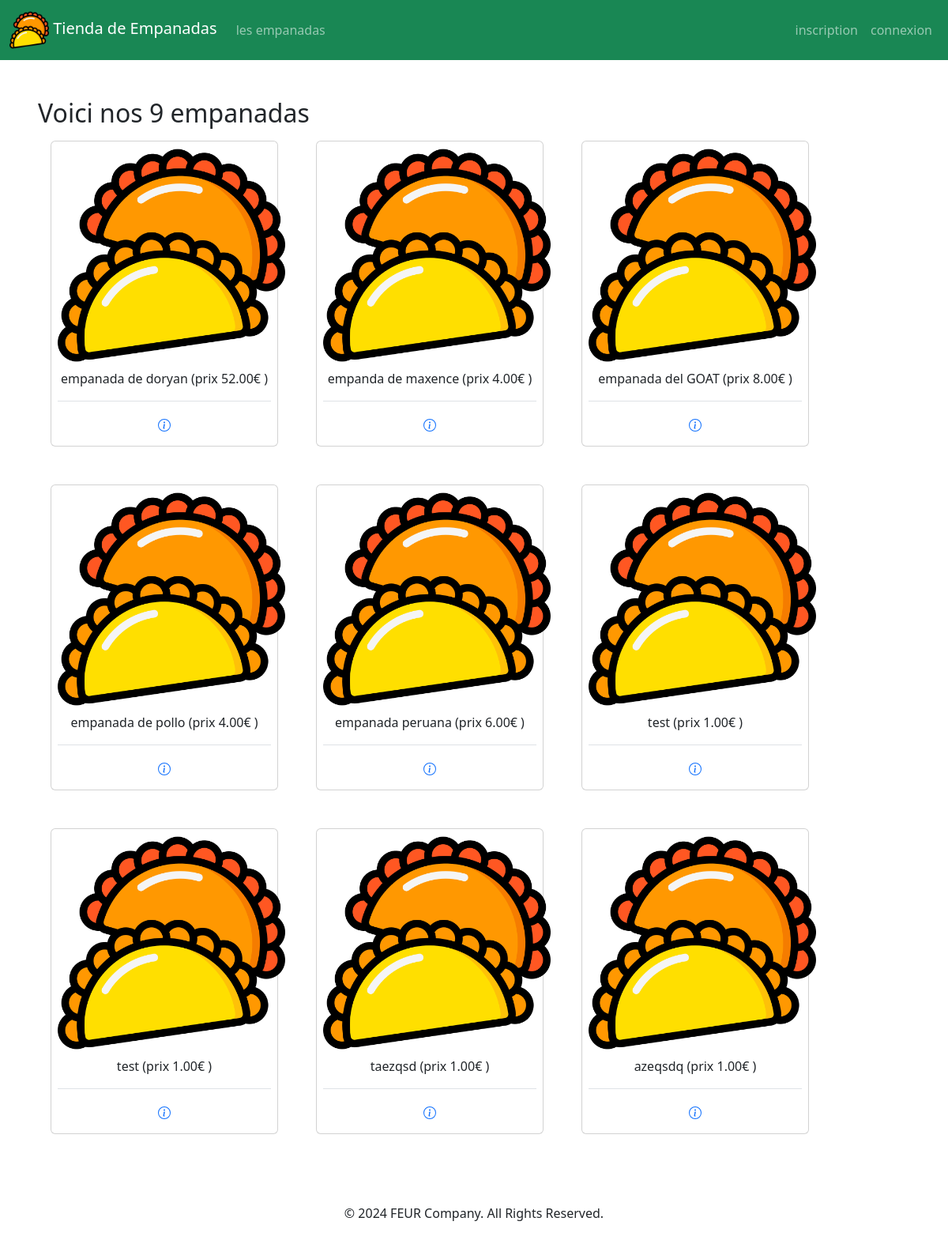
The page /empanadas/ on the database its author committed.
### empanadas/models.py (models this page shows)
class Empanada(models.Model):
    idEmpanada = models.AutoField( primary_key = True )
    nomEmpanada = models.CharField( max_length = 50 )
    prix = models.DecimalField( max_digits = 6, decimal_places = 2 )
    image = models.ImageField(default="imagesEmpanadas/default.png", upload_to='imagesEmpanadas/')
    def __str__(self) :
        return self.nomEmpanada + ' (prix ' + str(self.prix) + '€ )'

### empanadas/views.py (the view)
# urls.py: path( 'empanadas/', views.empanadas),
def empanadas(request):
    user = None
    lesEmpanadas = Empanada.objects.all()
    if request.user.is_authenticated:
        user = TiendaUser.objects.get(id=request.user.id)
    return render(
            request,
            'empanadas/empanadas.html',
            {
                'empanadas' : lesEmpanadas,
                'user' : user,
            }
    )

### empanadas/templates/empanadas/empanadas.html (shortened to what this page needs)
{% extends 'empanadas/base.html' %}
{% block main %}
<h2> Voici nos {{empanadas|length}} empanadas </h2>
<div class="row row-cols-3 g-3">
	{% for emp in empanadas %}
	<div class="card m-4" style="width: 18rem;">
		<img class="card-img-top" src="{{MEDIA_URL}}{{emp.image}}" style="width: 18rem;">
		<p class="text-center">
			{{emp}}
		</p>
		<div class="card-body d-flex flex-row justify-content-center border-top">
			<a class="mx-2" href="/empanadas/{{emp.idEmpanada}}">
			</a>
		</div>
	</div>
	{% endfor %}
</div>
{% endblock %}

### empanadas/static/empanadas/css/style.css (style rules this page uses)
body { overflow-x: hidden; }

### rows shown on the page
Empanada: image (placeholder picture), nomEmpanada+prix "empanada de doryan (prix 52.00€ )"
Empanada: image (placeholder picture), nomEmpanada+prix "empanda de maxence (prix 4.00€ )"
Empanada: image (placeholder picture), nomEmpanada+prix "empanada del GOAT (prix 8.00€ )"
Empanada: image (placeholder picture), nomEmpanada+prix "empanada de pollo (prix 4.00€ )"
Empanada: image (placeholder picture), nomEmpanada+prix "empanada peruana (prix 6.00€ )"
Empanada: image (placeholder picture), nomEmpanada+prix "test (prix 1.00€ )"
Empanada: image (placeholder picture), nomEmpanada+prix "test (prix 1.00€ )"
Empanada: image (placeholder picture), nomEmpanada+prix "taezqsd (prix 1.00€ )"
Empanada: image (placeholder picture), nomEmpanada+prix "azeqsdq (prix 1.00€ )"

### other values the page prints
{{ empanadas|length }} "9"
